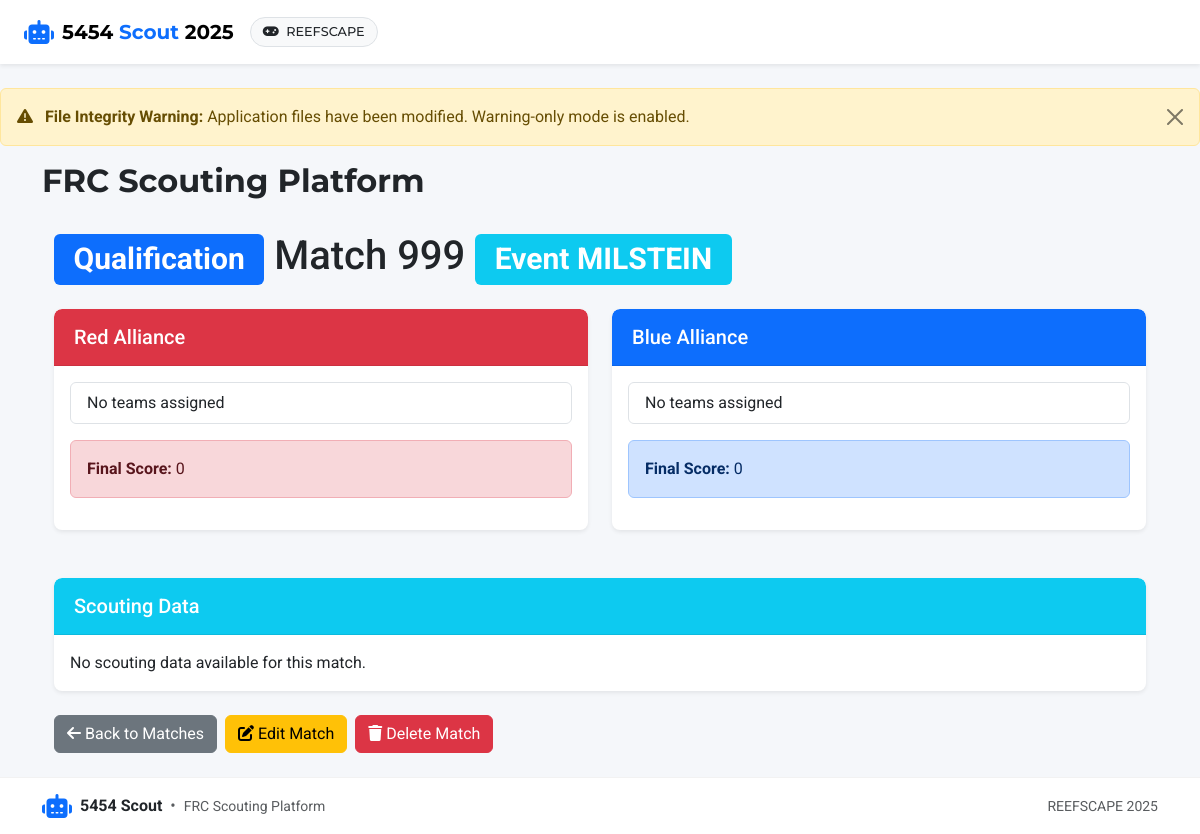
Page /matches/1 on the committed database.
### app/models.py (models this page shows, shortened)
class Match(db.Model):
    id = db.Column(db.Integer, primary_key=True)
    match_number = db.Column(db.Integer, nullable=False)
    match_type = db.Column(db.String(20), nullable=False)
    event_id = db.Column(db.Integer, db.ForeignKey('event.id'), nullable=False)
    red_alliance = db.Column(db.String(50))  # Comma-separated team numbers
    blue_alliance = db.Column(db.String(50))  # Comma-separated team numbers
    red_score = db.Column(db.Integer)
    blue_score = db.Column(db.Integer)
    winner = db.Column(db.String(10))  # 'red', 'blue', or 'tie'
    timestamp = db.Column(db.DateTime, default=datetime.utcnow)
    scouting_data = db.relationship('ScoutingData', backref='match', lazy=True)

class Event(db.Model):
    id = db.Column(db.Integer, primary_key=True)
    name = db.Column(db.String(100), nullable=False)
    code = db.Column(db.String(20), unique=True)  # Event code like "CALA" or "NYRO"
    location = db.Column(db.String(100))
    start_date = db.Column(db.Date)
    end_date = db.Column(db.Date)
    year = db.Column(db.Integer, nullable=False)
    matches = db.relationship('Match', backref='event', lazy=True)

### app/routes/matches.py (the view)
@bp.route('/<int:match_id>')
def view(match_id):
    match = Match.query.get_or_404(match_id)
    scouting_data = ScoutingData.query.filter_by(match_id=match.id).all()
    game_config = current_app.config['GAME_CONFIG']
    return render_template('matches/view.html', match=match,
                          scouting_data=scouting_data, game_config=game_config)

### app/routes/auth.py (called while the page is built)
@bp.app_context_processor
def inject_auth_vars():
    return {
        'current_user': current_user,
        'user_has_role': lambda role: current_user.is_authenticated and current_user.has_role(role)
    }

### run.py (called while the page is built)
@app.before_request
def check_first_run():
    if not User.query.first() and request.path != '/auth/login':
        flash('Database is being initialized. Please wait...', 'info')
        return redirect(url_for('auth.login'))

### app/templates/matches/view.html (shortened to what this page needs)
{% extends 'base.html' %}
{% block content %}
<div class="container">
    <h1 class="mb-4">
        <span class="badge {% if match.match_type == 'Qualification' %}bg-primary{% elif match.match_type == 'Playoff' %}bg-danger{% elif match.match_type == 'Practice' %}bg-success{% else %}bg-secondary{% endif %}">{{ match.match_type }}</span>
        Match {{ match.match_number }}
        <span class="badge bg-info">{{ match.event.name }}</span>
    </h1>
    <div class="row mb-4">
        <div class="col-md-6">
            <div class="card">
                <div class="card-header bg-danger text-white">
                    <h5 class="mb-0">Red Alliance</h5>
                </div>
                <div class="card-body">
                    <ul class="list-group mb-3">
                        {% for team_number in match.red_alliance.split(',') if team_number %}
                        <li class="list-group-item d-flex justify-content-between align-items-center">
                            Team {{ team_number }}
                            <div>
                                <a href="{{ url_for('teams.view', team_number=team_number|int) }}" class="btn btn-sm btn-outline-primary">
                                    <i class="fas fa-info-circle"></i> Team Info
                                </a>
                            </div>
                        </li>
                        {% else %}
                        <li class="list-group-item">No teams assigned</li>
                        {% endfor %}
                    </ul>
                    {% if match.red_score is not none %}
                    <div class="alert alert-danger">
                        <strong>Final Score:</strong> {{ match.red_score }}
                    </div>
                    {% endif %}
                </div>
            </div>
        </div>
        <div class="col-md-6">
            <div class="card">
                <div class="card-header bg-primary text-white">
                    <h5 class="mb-0">Blue Alliance</h5>
                </div>
                <div class="card-body">
                    <ul class="list-group mb-3">
                        {% for team_number in match.blue_alliance.split(',') if team_number %}
                        <li class="list-group-item d-flex justify-content-between align-items-center">
                            Team {{ team_number }}
                            <div>
                                <a href="{{ url_for('teams.view', team_number=team_number|int) }}" class="btn btn-sm btn-outline-primary">
                                    <i class="fas fa-info-circle"></i> Team Info
                                </a>
                            </div>
                        </li>
                        {% else %}
                        <li class="list-group-item">No teams assigned</li>
                        {% endfor %}
                    </ul>
                    {% if match.blue_score is not none %}
                    <div class="alert alert-primary">
                        <strong>Final Score:</strong> {{ match.blue_score }}
                    </div>
                    {% endif %}
                </div>
            </div>
        </div>
    </div>
    <div class="card mb-4">
        <div class="card-header bg-info text-white">
            <h5 class="mb-0">Scouting Data</h5>
        </div>
        <div class="card-body">
            {% if scouting_data %}
            <div class="table-responsive">
                <table class="table table-striped table-hover">
                    <thead>
                        <tr>
                            <th>Team</th>
                            <th>Alliance</th>
                            <th>Scout</th>
                            <th>Timestamp</th>
                            <th>Actions</th>
                        </tr>
                    </thead>
                    <tbody>
                        {% for entry in scouting_data %}
                        <tr>
                            <td>{{ entry.team.team_number }} - {{ entry.team.team_name }}</td>
                            <td>
                                <span class="badge {% if entry.alliance == 'red' %}bg-danger{% elif entry.alliance == 'blue' %}bg-primary{% else %}bg-secondary{% endif %}">
                                    {{ entry.alliance|capitalize }}
                                </span>
                            </td>
                            <td>{{ entry.scout_name }}</td>
                            <td>{{ entry.timestamp.strftime('%m/%d/%Y %I:%M %p') }}</td>
                            <td>
                                <a href="{{ url_for('scouting.view_data', id=entry.id) }}" class="btn btn-sm btn-primary">
                                    <i class="fas fa-search"></i> View
                                </a>
                                <a href="{{ url_for('data.edit_entry', entry_id=entry.id) }}" class="btn btn-sm btn-warning">
                                    <i class="fas fa-edit"></i> Edit
                                </a>
                            </td>
                        </tr>
                        {% endfor %}
                    </tbody>
                </table>
            </div>
            {% else %}
            <p class="mb-0">No scouting data available for this match.</p>
            {% endif %}
        </div>
    </div>
    <div class="d-flex gap-2">
        <a href="{{ url_for('matches.index') }}" class="btn btn-secondary">
            <i class="fas fa-arrow-left"></i> Back to Matches
        </a>
        <a href="{{ url_for('matches.edit', match_id=match.id) }}" class="btn btn-warning">
            <i class="fas fa-edit"></i> Edit Match
        </a>
        <button type="button" class="btn btn-danger" data-bs-toggle="modal" data-bs-target="#deleteMatchModal">
            <i class="fas fa-trash"></i> Delete Match
        </button>
    </div>
</div>
{% endblock %}

### app/static/css/styles.css (style rules this page uses)
body { min-height: 100vh; display: flex; flex-direction: column; background-color: #f8f9fa; font-family: 'Roboto', 'Segoe UI', Arial, sans-serif; }
.card { box-shadow: 0 4px 6px rgba(0, 0, 0, 0.1); transition: transform 0.2s, box-shadow 0.2s; }
:root { --primary-color: #007bff; --secondary-color: #6c757d; --success-color: #28a745; --danger-color: #dc3545; --warning-color: #ffc107; --info-color: #17a2b8; --light-color: #f8f9fa; --dark-color: #343a40; }
body { display: flex; flex-direction: column; min-height: 100vh; }
.container { flex: 1; }
.card { box-shadow: 0 0.125rem 0.25rem rgba(0, 0, 0, 0.075); border-radius: 0.5rem; transition: transform 0.2s ease-in-out, box-shadow 0.2s ease-in-out; }
.card-header { border-top-left-radius: 0.5rem !important; border-top-right-radius: 0.5rem !important; }
:root { --primary: #0d6efd; --primary-light: #cfe2ff; --primary-dark: #0a58ca; --secondary: #6c757d; --success: #198754; --danger: #dc3545; --warning: #ffc107; --info: #0dcaf0; --light: #f8f9fa; --dark: #212529; --red-alliance: #dc3545; --red-alliance-bg: #f8d7da; --blue-alliance: #0d6efd; --blue-alliance-bg: #cfe2ff; --auto-color: #fd7e14; --teleop-color: #0d6efd; --endgame-color: #198754; --navbar-bg: #ffffff; --card-shadow: 0 .125rem .25rem rgba(0, 0, 0, .075); --card-shadow-hover: 0 .5rem 1rem rgba(0, 0, 0, .15); --border-radius: .5rem; --transition-speed: 0.2s; --font-family-base: 'Roboto', -apple-system, BlinkMacSystemFont, 'Segoe UI', Arial, sans-serif; --font-family-headings: 'Montserrat', var(--font-family-base); }
html, body { min-height: 100vh; }
body { font-family: var(--font-family-base); background-color: #f5f7fa; display: flex; flex-direction: column; }
.card { border-radius: var(--border-radius); box-shadow: var(--card-shadow); transition: transform var(--transition-speed) ease-in-out, box-shadow var(--transition-speed) ease-in-out; overflow: hidden; margin-bottom: 1.5rem; border: none; }
.card-header { font-weight: 500; padding: 1rem 1.25rem; border-bottom: 1px solid rgba(0, 0, 0, 0.08); background-color: rgba(0, 0, 0, 0.02); }
.page-loaded { animation: fadeIn 0.3s ease-in-out; }
.btn { transition: all 0.2s ease-in-out; }
html { scroll-behavior: smooth; }

### rows in the picture
Match: match_type "Qualification", match_number "999", red_score "0", blue_score "0"
Event: event.name "Event MILSTEIN"

### other values in the picture
{{ game_config.season }} "2025"
{{ game_config.game_name }} "REEFSCAPE"
